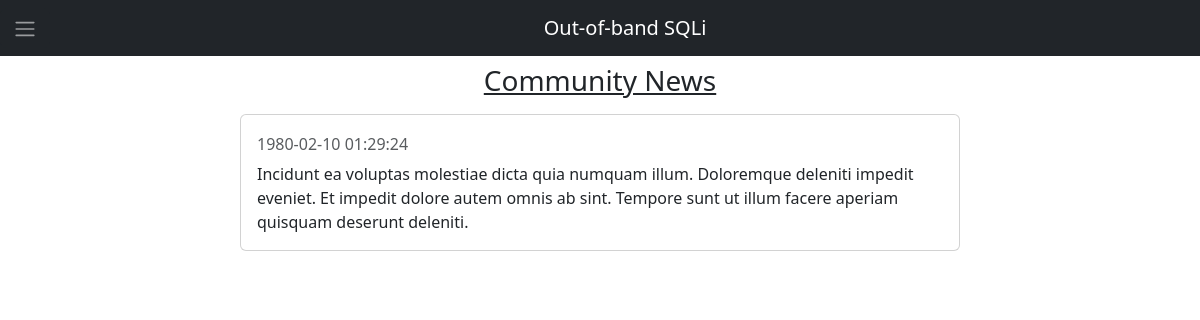
Screenshot of /out_of_band/detail.php?id=1 with the database file from the repository.
### tables this page shows
CREATE TABLE `news` (
  `id` int(9) UNSIGNED NOT NULL,
  `header` varchar(255) NOT NULL,
  `body` varchar(255) NOT NULL,
  `date` datetime NOT NULL
);

### out_of_band/detail.php (the view, shortened to what this page needs)
<?php
include("../layout/header.php");
$id = $_GET['id'];
$sql = "SELECT * FROM news WHERE id = $id" ;
$result = mysqli_query($conn, $sql);
$item = mysqli_fetch_assoc($result);
?>
<div class="flex-grow-1 d-flex align-items-center flex-column ">
    <h3 class="mt-3 text-decoration-underline">Community News</h3>
    <div  class="d-flex flex-column align-items-center">
        <div class="card m-2" style="width: 60%;min-width: 500px;">
            <div class="card-body">
                <h6 class="card-subtitle mb-2 text-muted "><?php echo $item['date'] ?></h6>
                <p class="card-text"><?php echo $item['body'] ?></p>
            </div>
        </div>
    </div>
</div>
<?php
include("../layout/footer.php");
?>

### rows the page displays
news: date "1980-02-10 01:29:24", body "Incidunt ea voluptas molestiae dicta quia numquam illum. Doloremque deleniti impedit eveniet. Et impedit dolore autem omnis ab sint. Tempore sunt ut illum facere aperiam quisquam deserunt deleniti."

### other values shown
$header "Out-of-band SQLi"
